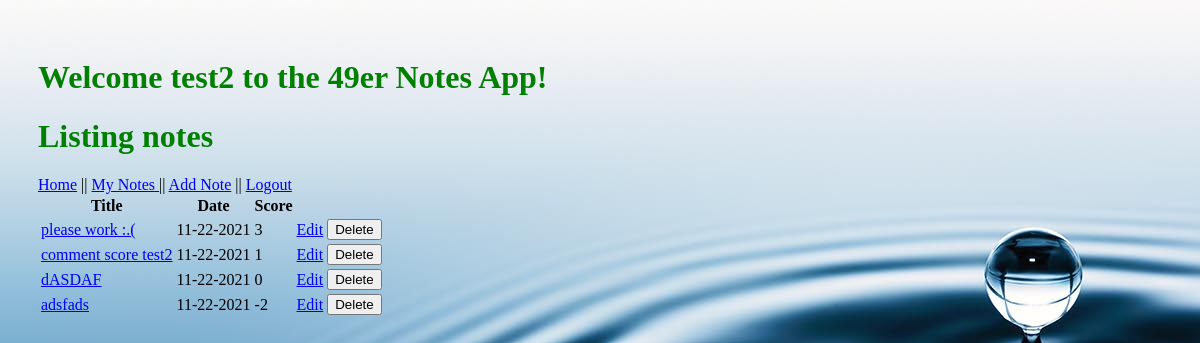
Page /notes (signed in) on the committed database.
### models.py (models this page shows, shortened)
class Note(db.Model):
    id = db.Column("id", db.Integer, primary_key=True)
    title = db.Column("title", db.String(200))
    text = db.Column("text", db.String(100))
    date = db.Column("date", db.String(50))
    score = db.Column("score", db.Integer)
    user_id = db.Column(db.Integer, db.ForeignKey("user.id"), nullable=False)
    comments = db.relationship("Comment", backref="note", cascade="all, delete-orphan", lazy=True)

### Cooler.py (the view)
@app.route('/notes')
def get_notes():
    if session.get('user'):
        my_notes = db.session.query(Note).all()  # .filter_by(user_id=session['user_id'])
        return render_template('notes.html', notes=my_notes, user=session['user'])
    else:
        return redirect(url_for('login'))

### templates/notes.html (shortened to what this page needs)
<!DOCTYPE html>
<html lang="en">
<head>
    <link rel="stylesheet" href="{{ url_for('static', filename='main.css') }}">
</head>
<body>
<h1>Welcome {{user}} to the 49er Notes App!</h1>
<h1>Listing notes</h1>
<table>
    <tr>
        <th>Title</th>
        <th>Date</th>
        <th>Score</th>
        {% for note in notes %}
    <tr>
        <td><a href="{{ url_for('get_note', note_id=note.id) }}">{{ note.title }}</a></td>
        <td>{{ note.date }}</td>
        <td>{{ note.score }}</td>
        <td><a href="{{ url_for('update_note', note_id=note.id) }}">Edit</a></td>
        <td>
            <form action="{{ url_for('delete_note', note_id=note.id) }}" method="post">
                <input type="submit" value="Delete">
            </form>
        </td>
    </tr>
    {% endfor %}
    <nav>
        <a href="{{ url_for('index') }}"> Home</a> ||
        <a href="{{url_for('get_notes') }}"> My Notes </a> ||
        <a href="{{ url_for('new_note') }}">Add Note</a> ||
        <a href="{{ url_for('logout')}}">Logout</a>
    </nav>
</table>
</body>
</html>

### static/main.css (style rules this page uses)
body { padding: 30px 30px; background-image: url("water-update.jpg"); }
h1 { color:green; }

### rows in the picture
Note: title "please work :.(", date "11-22-2021", score "3"
Note: title "comment score test2", date "11-22-2021", score "1"
Note: title "dASDAF", date "11-22-2021", score "0"
Note: title "adsfads", date "11-22-2021", score "-2"

### other values in the picture
{{ user }} "test2"
